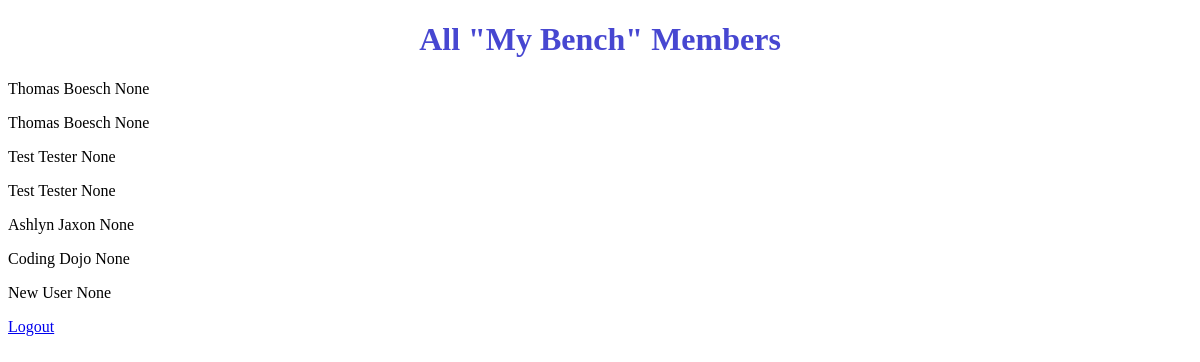
Page /comm_page/1 on the earlier database version.
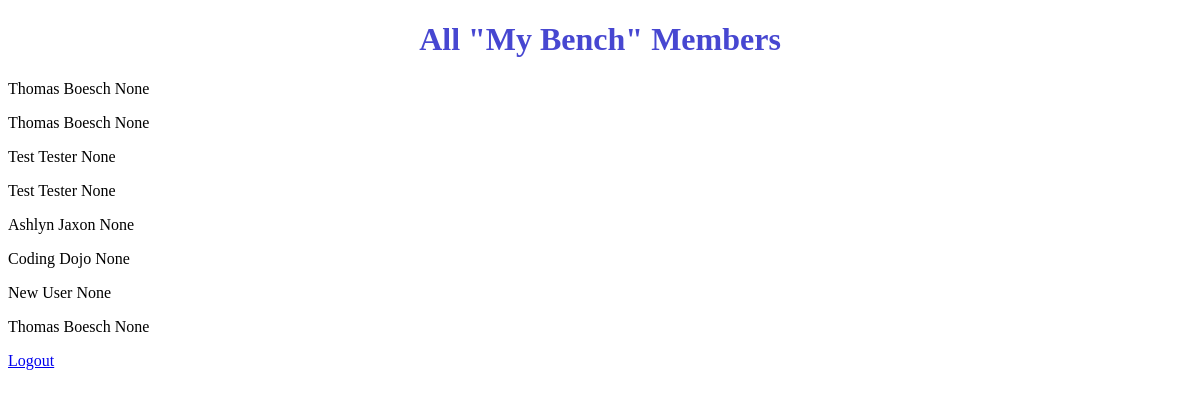
Same page on the later database version.
### my_bench_app/models.py (models this page shows)
class User(models.Model):
    first_name = models.CharField(max_length=255)
    last_name = models.CharField(max_length=255)
    email = models.CharField(max_length=100)
    password = models.CharField(max_length=100)
    desc = models.TextField(null=True)
    created_at = models.DateTimeField(auto_now=True)
    updated_at = models.DateTimeField(auto_now_add=True)
    objects = UserManager()

### my_bench_app/views.py (the view)
# urls.py: path('comm_page/<int:id>', views.comm_page),
def comm_page(request, id):
    context = {
        'all_users': User.objects.all()
    }
    return render(request, 'all_users.html', context)

### my_bench_app/templates/all_users.html (shortened to what this page needs)
<!DOCTYPE html>
<html lang="en">
<head>
    {% load static %}
    <link rel="stylesheet" href="{% static 'style.css' %}">
</head>
<body>
    <h1>All "My Bench" Members</h1>
    {% for user in all_users %}
    <p>{{user.first_name}} {{user.last_name}} {{user.desc}}</p>
    {% endfor %}
    <a href='/'>Logout</a>
</body>
</html>

Differences in the rows shown:
added User: first_name "Thomas", last_name "Boesch", desc "None"
